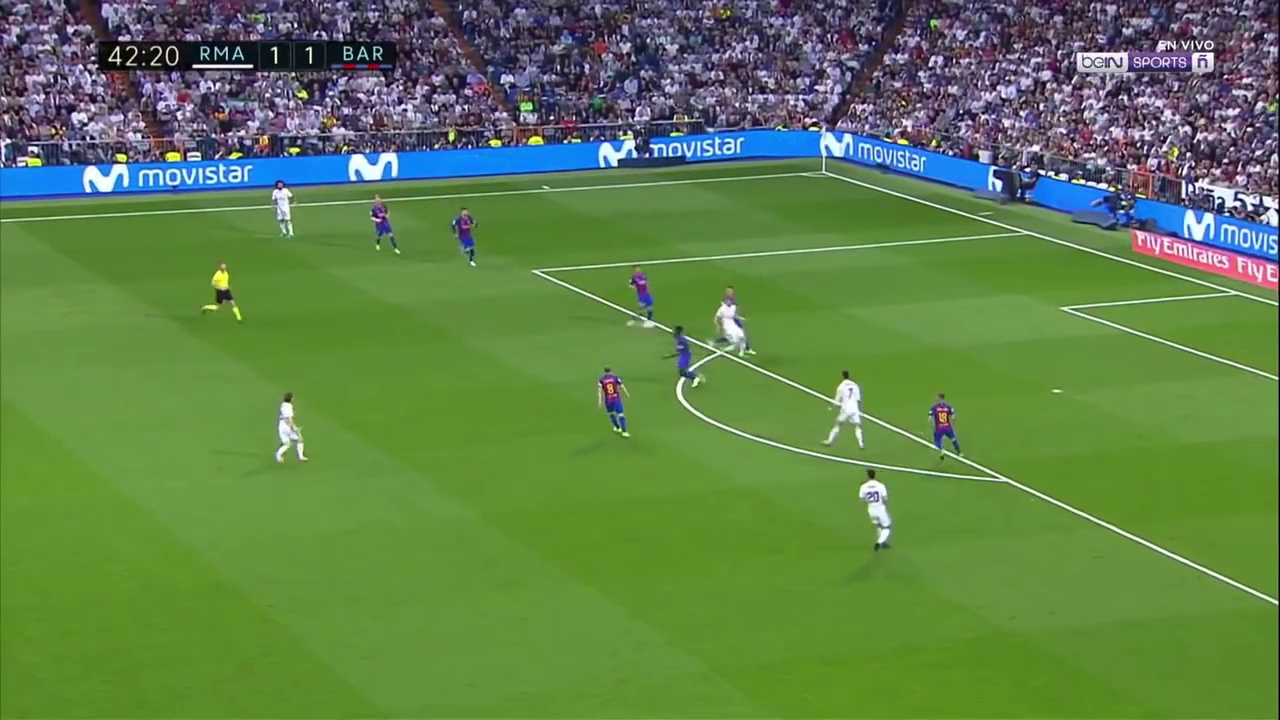
#> input picture test/0.jpg, 1280 x 720 px
$ python -i soccer.py   (imports and definitions only)
#> lines starting #> are read from the running program, lines starting #| are printed output that depends on the picture; after the words box and inside, x2 and y2 are one past the last pixel; in counts of white or black regions, pixels touching at a corner belong together
#> further down, picture is the input picture: shape (720, 1280, 3); mean B, G, R 74.9, 128.7, 95.9
import numpy as np
import cv2
import pandas as pd

from ._base import ModelBase


def merge_similar_lines(l, lines):

    # Put unique lines in array if theres only 1, for looping
    if len(lines.shape) == 1:
        lines = np.array([lines])

    # Translate line to align with each unique line
    d = np.column_stack(
        ((lines[:, 0] + lines[:, 2]) / 2, (lines[:, 1] + lines[:, 3]) / 2)
    )
    d = np.tile(d, (1, 2))
    tl = l - d

    # Rotate line to align with each unique line
    xd = lines[:, 2] - lines[:, 0]
    yd = lines[:, 3] - lines[:, 1]
    td = np.sqrt(xd * xd + yd * yd)
    cos_theta = xd / td
    sin_theta = yd / td
    tl = np.column_stack(
        (
            tl[:, 0] * cos_theta + tl[:, 1] * sin_theta,
            tl[:, 1] * cos_theta - tl[:, 0] * sin_theta,
            tl[:, 2] * cos_theta + tl[:, 3] * sin_theta,
            tl[:, 3] * cos_theta - tl[:, 2] * sin_theta,
        )
    )

    # Bounds for the lines to be considered similar
    xb = (
        np.sqrt((lines[:, 0] - lines[:, 2]) ** 2 + (lines[:, 1] - lines[:, 3]) ** 2) / 2
        + 10
    )
    yb = 15

    # Check if line is similar to any unique line
    similar = np.logical_and(abs(tl[:, 1]) < yb, abs(tl[:, 3]) < yb)
    if sum(similar) > 1:
        # If multiple similar lines, take the most similar
        diffs = np.maximum(abs(tl[:, 1]), abs(tl[:, 3]))
        similar[:] = False
        similar[np.argmin(diffs)] = True

    if any(similar):
        # If line is similar, check if it extends beyond current unique line
        # Update unique line to new length if it does
        xb = xb[similar]
        if tl[similar, 0] < -xb or tl[similar, 0] > xb:
            lines[similar, 0:2] = l[0:2]
        if tl[similar, 2] < -xb or tl[similar, 2] > xb:
            lines[similar, 2:4] = l[2:4]
    else:
        # If line is sufficiently differet than other unique lines, add to unique set
        lines = np.concatenate((lines, l.reshape(1, 4)), axis=0)

    return lines


def is_edge_line(l, dims):

    # Tolerance for line to be considered on the edge
    tol = 10
    # Check if line is on any 4 borders
    bad = (
        (l[0] < tol and l[2] < tol)
        or (l[1] < tol and l[3] < tol)
        or (l[0] > dims[1] - tol and l[2] > dims[1] - tol)
        or (l[1] > dims[0] - tol and l[3] > dims[0] - tol)
    )
    return bad


def find_intersection(l1, l2):

    # Calculate intercept and gradient of first line
    m1 = (l1[3] - l1[1]) / (l1[2] - l1[0])
    b1 = l1[1] - m1 * l1[0]

    # If line is vertical, manually derive intersection
    if l2[0] == l2[2]:
        return np.array([l2[0], m1 * l2[0] + b1])

    # Find intercept and gradient of second line
    m2 = (l2[3] - l2[1]) / (l2[2] - l2[0])
    b2 = l2[1] - m2 * l2[0]

    # Calculate intercepts of lines
    x = (b2 - b1) / (m1 - m2)
    y = m1 * x + b1

    return np.array([x, y])


def generate_points(line_dict, right_view, true_dict, rel_dict):

    # initialise vector/matrix of coefficients
    A = np.array([]).reshape(0, 8)
    b = np.array([])

    # Loop through each pair of potential line intercepts to check if they've been detected
    for n1 in rel_dict.keys():
        if n1 in line_dict:
            for n2 in rel_dict[n1]:
                if n2 in line_dict:
                    # Calculate line intercepts on field
                    x = np.array([0.0, 0.0])
                    x += true_dict[n1]
                    if right_view:
                        x += true_dict[n2]
                    else:
                        x -= true_dict[n2]

                    # Calculate line intercepts in frame
                    u = find_intersection(line_dict[n1], line_dict[n2])

                    # Add results to coefficient matrix/vector
                    A = np.vstack(
                        (
                            A,
                            [
                                [u[0], u[1], 1, 0, 0, 0, -u[0] * x[0], -u[1] * x[0]],
                                [0, 0, 0, u[0], u[1], 1, -u[0] * x[1], -u[1] * x[1]],
                            ],
                        )
                    )
                    b = np.concatenate((b, x))

    # Add additional 'half' points to straighten far side line if in centre field case
    if right_view == 1:
        u = find_intersection(line_dict["top"], line_dict["left"])
        A = np.vstack((A, [[0, 0, 0, u[0], u[1], 1, -70 * u[0], -70 * u[1]]]))
        u = find_intersection(line_dict["top"], line_dict["right"])
        A = np.vstack((A, [[0, 0, 0, u[0], u[1], 1, -70 * u[0], -70 * u[1]]]))
        b = np.concatenate((b, [70, 70]))

    # Calculate homographic transform matrix
    c, _, _, _ = np.linalg.lstsq(A, b, rcond=None)
    c = np.concatenate((c, np.array([1.0])))
    c = c.reshape(3, 3)

    return c


class FieldTransform:

    # Initialise the location of the lines on soccer field
    true_dict = {
        "top": np.array([0.0, 70.0]).astype(np.float32),
        "mid": np.array([0.0, 0.0]).astype(np.float32),
        "box": np.array([33.5, 0.0]).astype(np.float32),
        "tbox": np.array([0.0, 55.15]).astype(np.float32),
        "bbox": np.array([0.0, 14.85]).astype(np.float32),
        "goal": np.array([50.0, 0.0]).astype(np.float32),
        "tcirc": np.array([0.0, 44.15]).astype(np.float32),
        "bcirc": np.array([0.0, 25.85]).astype(np.float32),
        "rcirc": np.array([9.15, 0.0]).astype(np.float32),
        "lcirc": np.array([-9.15, 0.0]).astype(np.float32),
        "ccirc": np.array([0.0, 35.0]).astype(np.float32),
    }

    # Initialise dictionary of line intercepts
    rel_dict = {
        "top": ["mid", "box", "goal"],
        "tbox": ["box", "goal"],
        "bbox": ["box", "goal"],
        "tcirc": ["mid"],
        "bcirc": ["mid"],
        "ccirc": ["lcirc", "rcirc"],
    }

    def __call__(self, im):

        # Creake a mask to extract the field
        mask_field = np.logical_and(
            im[:, :, 1] > im[:, :, 0], im[:, :, 1] > im[:, :, 2]
        ).astype(np.uint8)
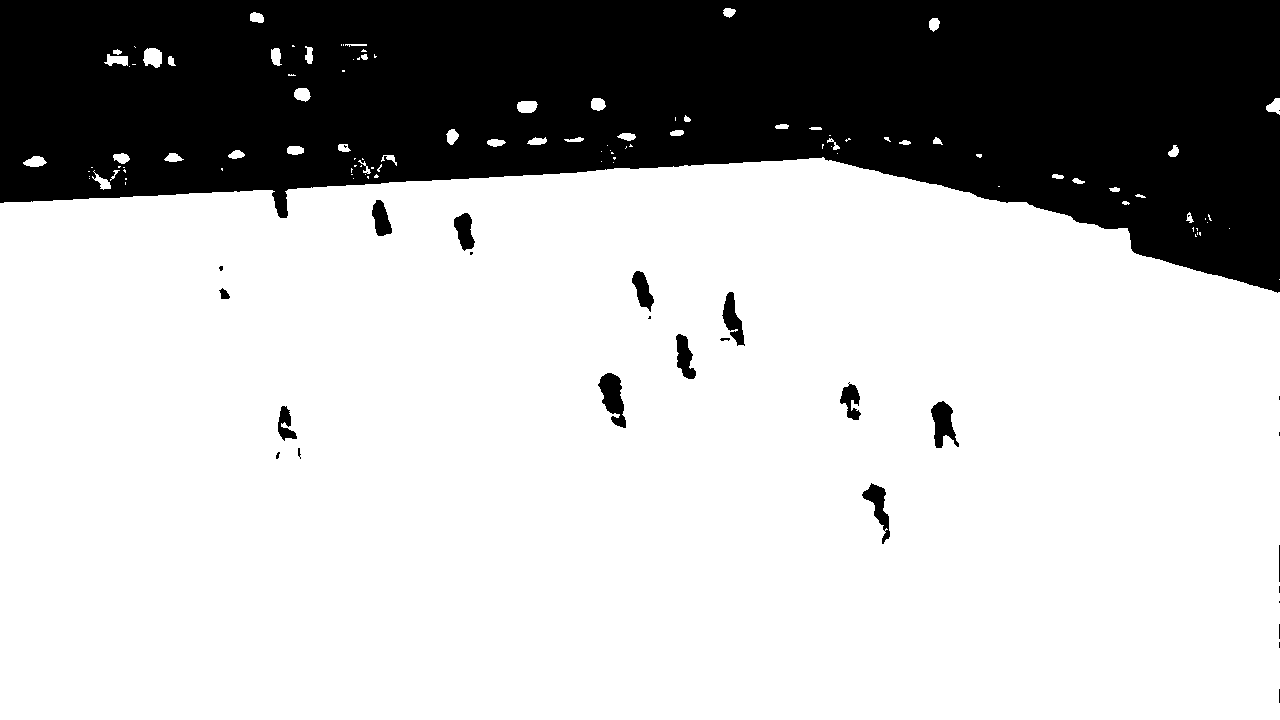
#> mask_field: shape (720, 1280); values 0 (black) and 1 (white), 72.7% white; 30 black regions (15 under 20 px), largest, box (x1, y1, x2, y2) and area: (0, 0, 1280, 293) 245723, (598, 373, 626, 428) 870, (931, 401, 959, 448) 748

        # Use morphological operations to clear noise from th mask
        k = 40
        kernel = np.ones((k, k), np.uint8)
        mask = cv2.morphologyEx(mask_field, cv2.MORPH_OPEN, kernel)
#> mask: shape (720, 1280); values 0 (black) and 1 (white), 71.8% white; 9 black regions, largest, box (x1, y1, x2, y2) and area: (0, 0, 1280, 294) 253620, (677, 293, 746, 380) 1706, (599, 374, 627, 429) 933
        kernel = np.ones((2 * k, 2 * k), np.uint8)
        mask = cv2.morphologyEx(mask, cv2.MORPH_CLOSE, kernel)
#> mask: shape (720, 1280); values 0 (black) and 1 (white), 72.6% white; 1 black region, box (x1, y1, x2, y2) and area: (0, 0, 1280, 283) 252279

        # Apply mask back on to image to get field
        field = cv2.bitwise_and(im, im, mask=mask)
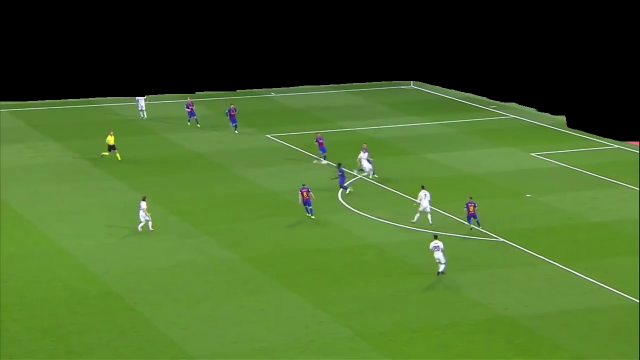
#> field: shape (720, 1280, 3) (shown at 1/2 size); mean B, G, R 40.9, 103.6, 71.4

        # Mildly decay mask to remove edges generated by mask edge
        kernel = np.ones((1, 1), np.uint8)
        mask = cv2.erode(mask, kernel, iterations=1)

        # Use blue channel to extract edged as maximally exposes soccer lines
        gray = im[:, :, 2]
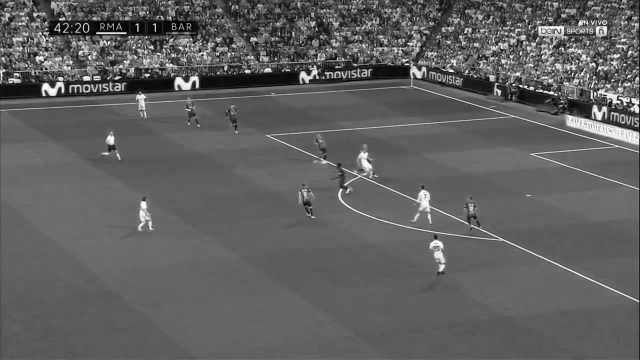
#> gray: shape (720, 1280) (shown at 1/2 size); min 0, max 255, mean 95.9

        # Apply Canny edge detection technique
        blur_gray = cv2.GaussianBlur(gray, (5, 5), 0)
        low_threshold = 30
        high_threshold = 200
        edges = cv2.Canny(gray, low_threshold, high_threshold)
#> edges: shape (720, 1280); 9% white in thin lines or dots
        edges = cv2.bitwise_and(edges, edges, mask=mask)
#> edges: shape (720, 1280); 1.3% white in thin lines or dots, all inside (x1, y1, x2, y2) = (0, 162, 1279, 720)
        edges = cv2.dilate(edges, np.ones((3, 3)))
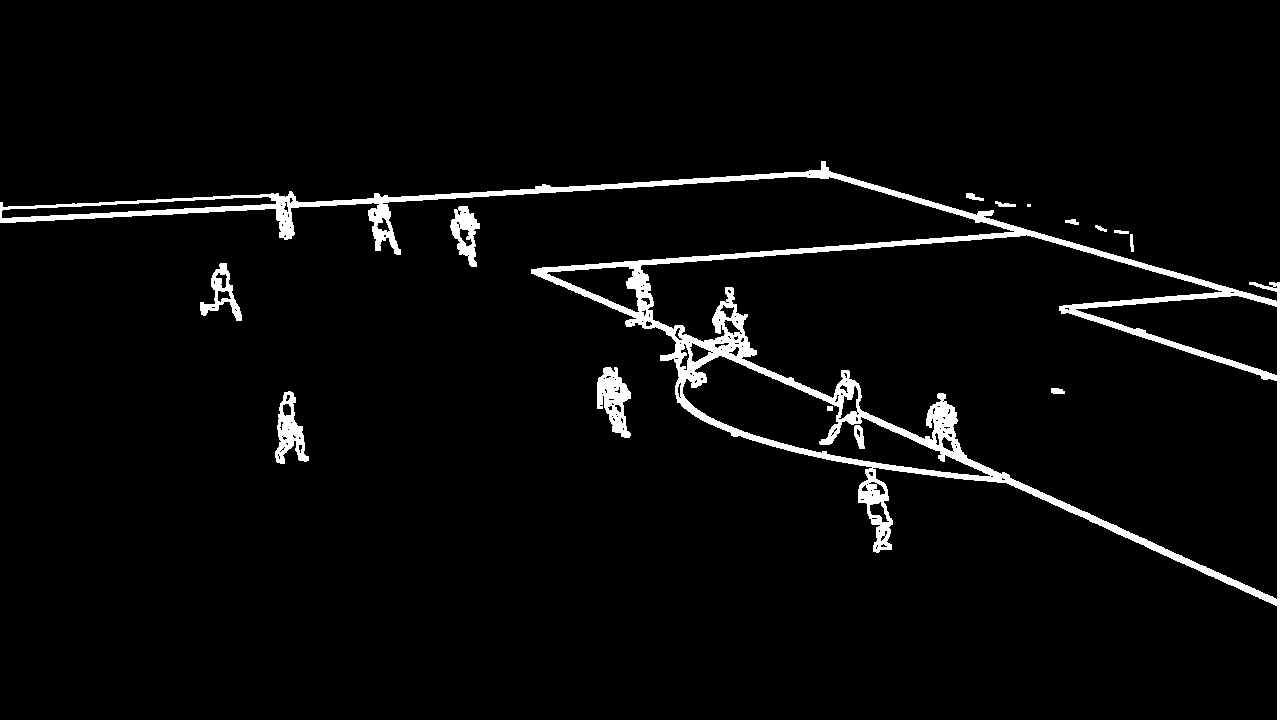
#> edges: shape (720, 1280); 3.8% white; 15 white regions (1 under 20 px), largest, box (x1, y1, x2, y2) and area: (0, 161, 1280, 720) 29879, (597, 367, 631, 438) 1389, (275, 391, 309, 464) 1168

        # Find lines in image using probabilistic Hough transform
        rho_tol = 1
        theta_tol = np.pi / 180
        lines = np.array(
            cv2.HoughLinesP(
                edges, rho_tol, theta_tol, 50, minLineLength=100, maxLineGap=5
            )
        )
#> lines = 53 rows, first 6: [531, 269, 842, 408], [855, 411, 1279, 599], [0, 219, 696, 183], [0, 218, 773, 178], [913, 440, 1279, 603], [816, 170, 1279, 302]
        lines.shape = (lines.shape[0], lines.shape[2])

        # Remove lines on border and merge remaining multiple detections
        good_lines = np.array([l for l in lines if not is_edge_line(l, edges.shape)])
#> good_lines = 50 rows, first 6: [531, 269, 842, 408], [855, 411, 1279, 599], [0, 219, 696, 183], [0, 218, 773, 178], [913, 440, 1279, 603], [816, 170, 1279, 302]
        lines = good_lines[0]
#> lines = [531, 269, 842, 408]
        for i in range(1, len(good_lines)):
            lines = merge_similar_lines(good_lines[i], lines)
#> this loop made 49 passes
#> (xd in merge_similar_lines, yd in merge_similar_lines, td in merge_similar_lines, cos_theta in merge_similar_lines, sin_theta in merge_similar_lines, xb in merge_similar_lines) on passes 22 to 23: ([170, 836, 463, 503, 223], [76, -46, 132, -35, 35], [186.2, 837.3, 481.4, 504.2, 225.7], [0.913, 0.998, 0.962, 0.998, 0.988], [0.408, -0.0549, 0.274, -0.0694, 0.155], [428.6]), ([170, 836, 463, 503, 223], [76, -46, 132, -35, 35], [186.2, 837.3, 481.4, 504.2, 225.7], [0.913, 0.998, 0.962, 0.998, 0.988], [0.408, -0.0549, 0.274, -0.0694, 0.155], [428.6])
#> after the loop, lines = [[956, 459, 1248, 589], [0, 219, 836, 173], [816, 170, 1279, 302], [537, 268, 1040, 233], [776, 447, 1029, 486], [1059, 310, 1276, 377], [1063, 311, 1237, 291]]

        # Direction of each line
        theta = np.arctan2(lines[:, 3] - lines[:, 1], lines[:, 2] - lines[:, 0]) % np.pi
#> theta = [0.419, 3.09, 0.278, 3.07, 0.153, 0.299, 3.03]

        # Initialise dictionary to store classified lines
        line_dict = {
            "left": np.array([0, 0, 0, edges.shape[0]]),
            "right": np.array([edges.shape[1], 0, edges.shape[1], edges.shape[0]]),
        }
        right_view = 2

        # Check if near vertical line in image (centre field indicator)
        if np.any(abs(theta - np.pi / 2) < np.pi / 60) or len(theta) < 2:
            # Update view flag for centre field
            right_view = 1

            # Classify halfway line and far sideline as most and horizontal lines respectively
            line_dict["mid"] = lines[np.argmin(abs(theta - np.pi / 2))]
            line_dict["top"] = lines[np.pi / 2 - abs(theta - np.pi / 2) < np.pi / 30][0]
            midpoint = (line_dict["mid"][0] + line_dict["mid"][2]) // 2

            # Remove lines and boarder from the edge output
            line_mask = np.ones(gray.shape, np.uint8)
            for x1, y1, x2, y2 in line_dict.values():
                cv2.line(line_mask, (x1, y1), (x2, y2), (0, 0, 0), 10)
            line_mask[: line_mask.shape[0] // 8, :] = 0
            line_mask[
                (line_mask.shape[0] - line_mask.shape[0] // 8) : line_mask.shape[0], :
            ] = 0
            line_mask[:, :20] = 0
            line_mask[:, line_mask.shape[1] - 20 :] = 0
            edges = cv2.bitwise_and(edges, edges, mask=line_mask)

            # Find the largest remaining contour in image (centre circle)
            conts, _ = cv2.findContours(
                edges, cv2.RETR_EXTERNAL, cv2.CHAIN_APPROX_SIMPLE
            )
            c = max(conts, key=cv2.contourArea)
            x, y, w, h = cv2.boundingRect(c)

            # Find closest remaining lines to the halfway line
            # (these lines form the edges of the ellipse)
            line_disp = lines[:, [0, 3]] - midpoint
            idx = np.argpartition(
                np.mean(line_disp, axis=1) + np.min(line_disp, axis=1), 2
            )
            lines = lines[np.any(lines != line_dict["top"], axis=1)]
            lines = lines[np.any(lines != line_dict["mid"], axis=1)]
            lines = lines[idx[0:2]]

            # Classify these lines as centre circle intercept with the halfway line
            line_dict["tcirc"] = lines[np.argmin(np.mean(lines[:, [1, 3]], axis=1))]
            line_dict["bcirc"] = lines[np.argmax(np.mean(lines[:, [1, 3]], axis=1))]

            # Find halfway point between this intersection
            c_top = find_intersection(line_dict["tcirc"], line_dict["mid"])
            c_bot = find_intersection(line_dict["bcirc"], line_dict["mid"])
            c_cen = (c_top[1] + c_bot[1]) / 2
            line_dict["ccirc"] = np.array([x, c_cen, x + w, c_cen])

            # From largest contour, determine whether it lies to left or right of halfway line
            # Classify an extreme point of centre circle accordingly
            if x < midpoint:
                line_dict["lcirc"] = np.array([x, y, x, y + h])
            else:
                line_dict["rcirc"] = np.array([x + w, y, x + w, y + h])

        # No halfway line (end field indicator)
        else:

            # Classify horizontal lines on field as minimum line orientation
            horz_theta = theta[np.argmin(np.pi / 2 - abs(theta - np.pi / 2))]
#> horz_theta = 3.09

            # Determine if at left or right end of field based on horizontal orientation
            if horz_theta < np.pi / 2:
                right_view = 0

            # Extract all horizontal lines in image
            horz_lines = lines[abs(theta - horz_theta) < np.pi / 30]
#> horz_lines = [[0, 219, 836, 173], [537, 268, 1040, 233], [1063, 311, 1237, 291]]

            # Classify far sideline as heightest horizontal line and remove from sets
            line_dict["top"] = horz_lines[
                np.argmin(np.minimum(horz_lines[:, 1], horz_lines[:, 3]))
            ]
            lines = lines[np.any(lines != line_dict["top"], axis=1)]
#> lines = [[956, 459, 1248, 589], [816, 170, 1279, 302], [537, 268, 1040, 233], [776, 447, 1029, 486], [1059, 310, 1276, 377], [1063, 311, 1237, 291]]
            horz_lines = horz_lines[np.any(horz_lines != line_dict["top"], axis=1)]
#> horz_lines = [[537, 268, 1040, 233], [1063, 311, 1237, 291]]

            # Check if goal line in image by comparing endpoints with far sideline
            if right_view:
                goal_line_check = np.logical_and(
                    lines[:, 0] - line_dict["top"][2] < 100,
                    lines[:, 1] - line_dict["top"][3] < 20,
                )
#> goal_line_check = [False, True, False, False, False, False]
            else:
                goal_line_check = np.logical_and(
                    lines[:, 2] - line_dict["top"][0] < 100,
                    lines[:, 3] - line_dict["top"][1] < 20,
                )

            # Classify any positive hits as the goal line
            if any(goal_line_check):
                line_dict["goal"] = lines[goal_line_check][0]
                lines = lines[np.logical_not(goal_line_check)]
#> lines = [[956, 459, 1248, 589], [537, 268, 1040, 233], [776, 447, 1029, 486], [1059, 310, 1276, 377], [1063, 311, 1237, 291]]

            # Classify far pentaly box line as next heighest horizontal line and remove
            line_dict["tbox"] = horz_lines[
                np.argmin(horz_lines[:, 1] + horz_lines[:, 3])
            ]
            lines = lines[np.any(lines != line_dict["tbox"], axis=1)]
#> lines = [[956, 459, 1248, 589], [776, 447, 1029, 486], [1059, 310, 1276, 377], [1063, 311, 1237, 291]]
            horz_lines = horz_lines[np.any(horz_lines != line_dict["tbox"], axis=1)]
#> horz_lines = [[1063, 311, 1237, 291]]

            # Check if any horizontal lines remain and classify next heightest as close penalty box line
            if len(horz_lines) != 0 and "tbox" in line_dict:
                bbox_temp = horz_lines[np.argmin(horz_lines[:, 1] + horz_lines[:, 3])]
#> bbox_temp = [1063, 311, 1237, 291]
                if np.max(bbox_temp[[1, 3]]) - np.max(line_dict["tbox"][[1, 3]]) > 2 * (
                    np.max(line_dict["tbox"][[1, 3]]) - np.max(line_dict["top"][[1, 3]])
                ):
                    line_dict["bbox"] = bbox_temp
                    lines = lines[np.any(lines != line_dict["bbox"], axis=1)]
                    horz_lines = horz_lines[
                        np.any(horz_lines != line_dict["bbox"], axis=1)
                    ]

            # Check if vertical pentaly box line in image by comparing endpoints
            if right_view:
                box_line_check = (
                    np.linalg.norm(lines[:, 0:2] - line_dict["tbox"][0:2], axis=1) < 50
                )
#> box_line_check = [False, False, False, False]
            else:
                box_line_check = (
                    np.linalg.norm(lines[:, 2:4] - line_dict["tbox"][2:4], axis=1) < 50
                )

            # Classify any positive hits as the vertical penalty box line
            if any(box_line_check):
                line_dict["box"] = lines[box_line_check][0]
                lines = lines[np.logical_not(box_line_check)]

        # Generate transform using the classified lines from the image
        c = generate_points(line_dict, right_view, self.true_dict, self.rel_dict)
#> the loop in generate_points, `for n1 in rel_dict.keys():` made 6 passes
#> in generate_points, `c, _, _, _ = np.linalg.lstsq(A, b, rcond=None)`: c = [4.99e-05, -0.000324, 5.39e-06, -2.33e-05, -8.67e-06, 3.24e-08, -0.00455, 0.016]
#> in generate_points, `c = np.concatenate((c, np.array([1.0])))`: c = [4.99e-05, -0.000324, 5.39e-06, -2.33e-05, -8.67e-06, 3.24e-08, -0.00455, 0.016, 1]
#> in generate_points, `c = c.reshape(3, 3)`: c = [[4.99e-05, -0.000324, 5.39e-06], [-2.33e-05, -8.67e-06, 3.24e-08], [-0.00455, 0.016, 1]]

        return c


class SoccerModel:
    ft = FieldTransform()
    obj_old = pd.DataFrame()
    c = np.zeros((3, 3))
    count = 6

    def __init__(self, detector):
        self.detector = detector
        self.objects = detector.bb_df

    # [138 lines left out: functions predict, get_frame, not called in this run]

>>> import cv2
>>> picture = cv2.imread('../../test/0.jpg')
>>> result = FieldTransform()(picture)
#> result has the same summary as c in generate_points
